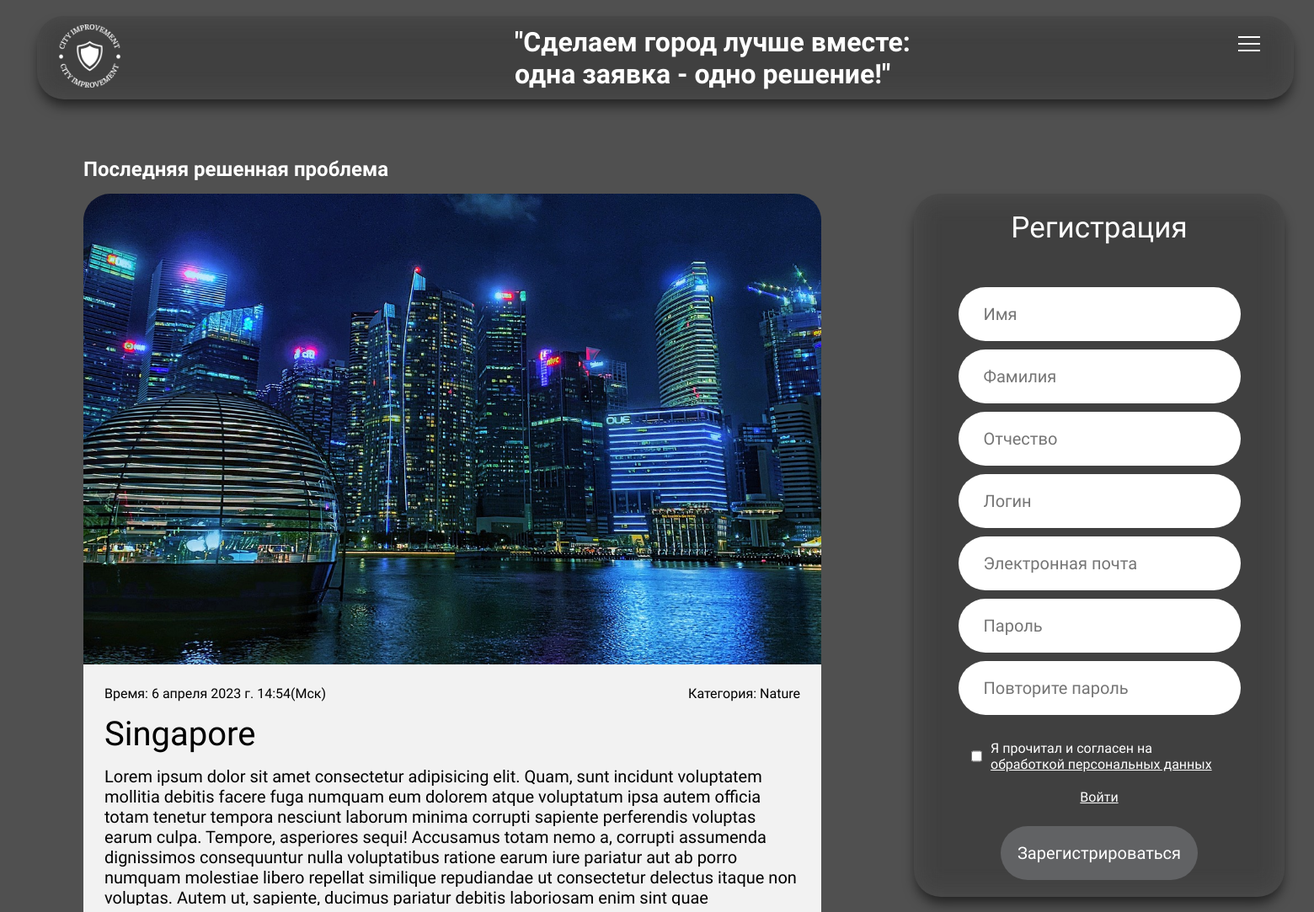
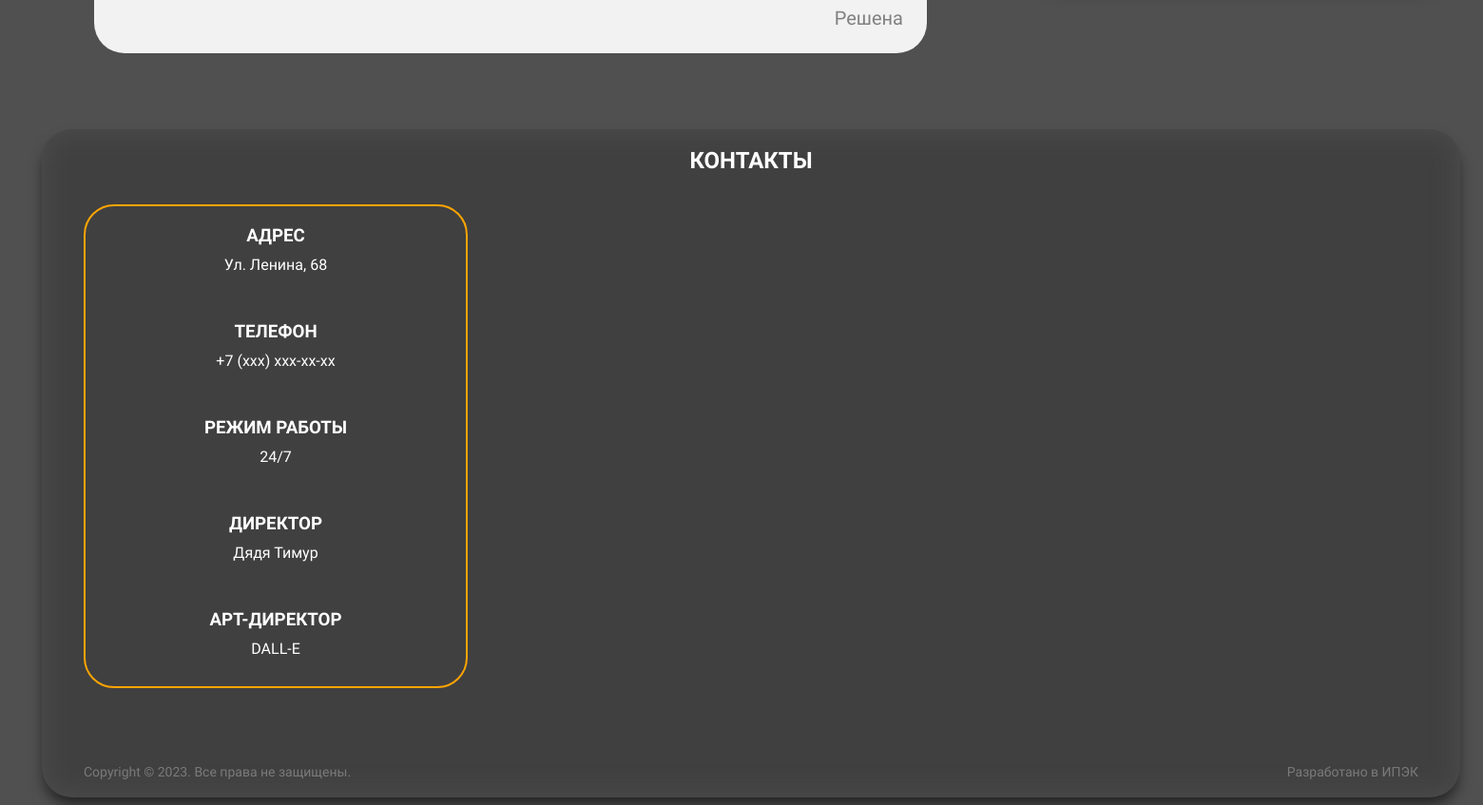
The page / on the database its author committed (2 pictures, top to bottom).
### api/models.py (models this page shows, shortened)
class Post(models.Model):
    title = models.CharField(max_length=50, verbose_name="Название проблемы", blank=True)
    content = models.TextField(blank=True, verbose_name="Текст статьи")
    img_before = models.ImageField(upload_to="images/", verbose_name="Фото до", blank=True)
    img_after = models.ImageField(upload_to="images/", verbose_name="Фото после", null=True)
    time_create = models.DateTimeField(auto_now_add=True, verbose_name="Время создания")
    time_update = models.DateTimeField(auto_now=True, verbose_name="Время изменения")
    cat = models.ForeignKey('Category', on_delete=models.PROTECT, verbose_name="Категории", blank=True)

class Category(models.Model):
    name = models.CharField(max_length=100, db_index=True, verbose_name="Категория", blank=True)
    def __str__(self):
        return self.name

### api/views.py (the view)
# urls.py: path('', RegisterUser.as_view(), name="regist"),
class RegisterUser(CreateView):
    form_class = RegisterUserForm
    template_name = 'api/registr.html'
    success_url = reverse_lazy('login')

### api/forms.py
class RegisterUserForm(UserCreationForm):
    patronymic = forms.CharField(widget=forms.TextInput(attrs={'placeholder': 'Отчество'}))
    password1 = forms.CharField(widget=forms.PasswordInput(attrs={'placeholder': 'Пароль'}))
    password2 = forms.CharField(widget=forms.PasswordInput(attrs={'placeholder': 'Повторите пароль'}))
    class Meta:
        model = User
        fields = ('first_name', 'last_name', 'patronymic', 'username', 'email', 'password1', 'password2')
        widgets = {
            'first_name': forms.TextInput(attrs={
                'placeholder': 'Имя'
            }),
            'last_name': forms.TextInput(attrs={
                'placeholder': 'Фамилия'
            }),
            'username': forms.TextInput(attrs={
                'placeholder': 'Логин'
            }),
            'email': forms.EmailInput(attrs={
                'placeholder': 'Электронная почта'
            }),
        }

### api/templatetags/common_tags.py (called while the page is built)
@register.inclusion_tag('api/post.html', takes_context=True)
def show_post(context):
    post_items = Post.objects.latest('time_update')
    return {
        "post_items": post_items,
    }

### api/templates/api/registr.html (shortened to what this page needs)
{% extends 'api/base.html' %}
{% block content %}
<div class='forms'>
    <div class="form-switcher">
        <div class="register-switch active">Регистрация</div>
    </div>
    <form class="register-form active" method="post">
        <input type="text" placeholder="Имя" name="first_name" required>
        <input type="text" placeholder="Фамилия" name="last_name" required>
        <input type="text" placeholder="Отчество" name="patronymic" required>
        <input type="text" placeholder="Логин" name="username" required>
        <input type="email" placeholder="Электронная почта" name="email" required>
        <input type="password" placeholder="Пароль" name="password1" required>
        <input type="password" placeholder="Повторите пароль" name="password2" required>
        <div class="privacy-policy">
            <input type="checkbox" name="privacy-policy" id="privacy-policy" required>
            <label for="privacy-policy">Я прочитал и согласен на <a href="https://rkn.gov.ru/chamber-of-commerce/p974/">обработкой персональных данных</a></label>
        </div>
        <a href="{% url 'login' %}">Войти</a>
        <button type="submit">Зарегистрироваться</button>
    </form>
</div>
{% endblock %}

### api/templates/api/base.html (shortened to what this page needs)
{% load static %}
{% load common_tags %}
<!DOCTYPE html>
<html lang="en">
<head>
    <link rel="stylesheet" href="{% static 'css/style.css' %}"/>
</head>
<body>
<div class="page">
    <header>
        <div class="logo">
            <a href="#" alt="???">
                <img src="{% static 'logos/logo.png' %}"
                     alt="Logo"/>
            </a>
        </div>
        <div class="slogan">
            <h1>
                "Сделаем город лучше вместе: <br/>
                одна заявка - одно решение!"
            </h1>
        </div>
        <div class="hamburger-menu">
            <label class="menu__btn" for="menu__toggle">
                <span></span>
            </label>
        </div>
    </header>
    <div>
        <div class="flex-container">
            <div class='last-solution'>
                <h2>Последняя решенная проблема</h2>
                {% show_post %}
            </div>
            {% if request.user.is_authenticated %}
            {% else %}
            {% block content %}
            {% endblock %}
            {% endif %}
        </div>
    </div>
    <footer>
        <div class="footer-title">
            <h2>КОНТАКТЫ</h2>
        </div>
        <div class='footer-flex-container'>
            <div class="footer-info">
                <h3>АДРЕС</h3>
                <p> Ул. Ленина, 68 </p>
                <h3>ТЕЛЕФОН</h3>
                <p> +7 (xxx) xxx-xx-xx</p>
                <h3>РЕЖИМ РАБОТЫ</h3>
                <p> 24/7</p>
                <h3>ДИРЕКТОР</h3>
                <p> Дядя Тимур</p>
                <h3>АРТ-ДИРЕКТОР</h3>
                <p> DALL-E</p>
            </div>
            <div id='map' class="map">
            </div>
        </div>
        <div class="lower-footer">
            <p>Copyright © 2023. Все права не защищены.</p>
            <p>Разработано в ИПЭК</p>
        </div>
    </footer>
</div>
</body>
</html>

### api/templates/api/post.html (shortened to what this page needs)
<img src="{{post_items.img_after.url}}" class="main-img" alt="post image" />
<div class="caption">
  <div class="upper-description">
    <p class="date">Время: {{post_items.time_update}}(Мск)</p>
    <p class="section">Категория: {{post_items.cat}}</p>
  </div>
  <p class="title">
    {{post_items.title}}
  </p>
  <p class="problem">
    {{post_items.content}}
  </p>
  <p class="status-z">Решена</p>
</div>

### api/static/css/style.css (style rules this page uses)
* { margin: 0; padding: 0; color: white; --indent: 2.75rem; --bgcolor: blur(15px) brightness(80%); --border: 2rem; font-family: "Kanit", sans-serif; }
html { background-color: #505050; overflow-x: hidden; }
.page { display: grid; grid-template-rows: auto 1fr auto; min-height: 100vh; }
header { position: sticky; top: 1.2rem; margin: 0 var(--indent) 3rem var(--indent); border-radius: var(--border); box-shadow: 0 10px 15px -3px rgba(0, 0, 0, 0.6); backdrop-filter: var(--bgcolor); display: flex; justify-content: space-between; align-items: center; z-index: 999; }
.logo img { width: 105px; height: 75px; margin: 10px; }
.menu__btn { display: flex; align-items: center; position: fixed; top: 20px; right: 40px; width: 26px; height: 26px; cursor: pointer; z-index: 1; }
.menu__btn>span, .menu__btn>span::before, .menu__btn>span::after { display: block; position: absolute; width: 100%; height: 2px; background-color: white; }
.menu__btn>span::before { content: ""; top: -8px; }
.menu__btn>span::after { content: ""; top: 8px; }
.menu__btn>span, .menu__btn>span::before, .menu__btn>span::after { transition-duration: 0.25s; }
.flex-container { display: flex; justify-content: space-around; }
.last-solution { display: flex; flex-direction: column; margin-left: var(--indent); }
.last-solution h2 { margin-top: 20px; }
.main-img { width: 876px; border-radius: var(--border) var(--border) 0 0; margin-top: 15px; }
.caption { height: auto; width: 856px; background-color: #f2f2f2; padding: 10px; position: relative; border-radius: 0 0 var(--border) var(--border); }
.upper-description { display: flex; justify-content: space-between; color: black; padding: 15px; }
.section, .date { color: black; }
.title { color: black; font-size: 40px; padding: 0 15px; }
.problem { font-size: 20px; color: black; padding: 15px; height: 150px; overflow-y: scroll; }
.status-z { padding: 15px; text-align: right; font-size: 20px; color: gray; }
.forms { display: flex; flex-direction: column; align-items: center; box-shadow: 0 10px 15px -3px rgba(0, 0, 0, 0.6); backdrop-filter: var(--bgcolor); border-radius: var(--border); padding: 20px; height: min-content; width: 400px; margin-top: 83px; }
.form-switcher { display: flex; justify-content: center; margin-bottom: 20px; }
.form-switcher .register-switch { transition: 0.5s; }
.form-switcher div { color: white; font-size: 35px; cursor: default; }
.register-form, .login-form, .application-form { display: none; flex-direction: column; align-items: center; margin-top: 20px; }
.register-form.active, .login-form.active { display: flex; flex-direction: column; justify-content: center; height: 70%; }
input[type="text"], input[type="password"], input[type="email"], textarea { color: black; font-size: 20px; margin-top: 10px; padding: 20px 30px; border-radius: var(--border); outline: none; border: none; }
.privacy-policy { display: flex; margin-top: 10px; padding: 20px 30px; max-width: 304px; }
.privacy-policy input { margin-right: 10px; }
button { margin-top: 25px; color: black; font-size: 20px; padding: 20px; border-radius: 5px; background-color: #616264; color: white; cursor: pointer; border-radius: var(--border); outline: none; border: none; min-width: 150px; }
footer { margin: 5rem var(--indent) 0.5rem var(--indent); border-radius: var(--border); box-shadow: 0 10px 15px -3px rgba(0, 0, 0, 0.6); backdrop-filter: var(--bgcolor); }
.footer-title h2 { text-align: center; margin: 1.2rem 0 2rem 0; }
.footer-flex-container { margin: 0 var(--indent) 5rem var(--indent); display: flex; justify-content: space-between; }
.footer-info { width: 400px; display: flex; flex-direction: column; border: 2px solid orange; border-radius: var(--border); text-align: center; }
.footer-info p { margin-top: 10px; margin-bottom: 30px; }
.footer-info h3 { margin-top: 20px; }
.map { width: 1000px; }
.lower-footer { display: flex; justify-content: space-between; opacity: 30%; margin: 0 var(--indent) 1.2rem var(--indent); }
.lower-footer p { font-size: 14px; }

### rows shown on the page
Post: img_after (picture), time_update "6 апреля 2023 г. 14:54", cat "Nature", title "Singapore", content "Lorem ipsum dolor sit amet consectetur adipisicing elit. Quam, sunt incidunt voluptatem mollitia debitis facere fuga numquam eum dolorem atque voluptatum ipsa autem officia totam tenetur tempora nesciunt laborum minima corrupti sapiente perferendis voluptas earum culpa. Tempore, asperiores sequi! Accusamus totam nemo a, corrupti assumenda dignissimos consequuntur nulla voluptatibus ratione earum iure pariatur aut ab porro numquam molestiae libero repellat similique repudiandae ut consectetur delectus itaque non voluptas. Autem ut, sapiente, ducimus pariatur debitis laboriosam enim sint quae…"
